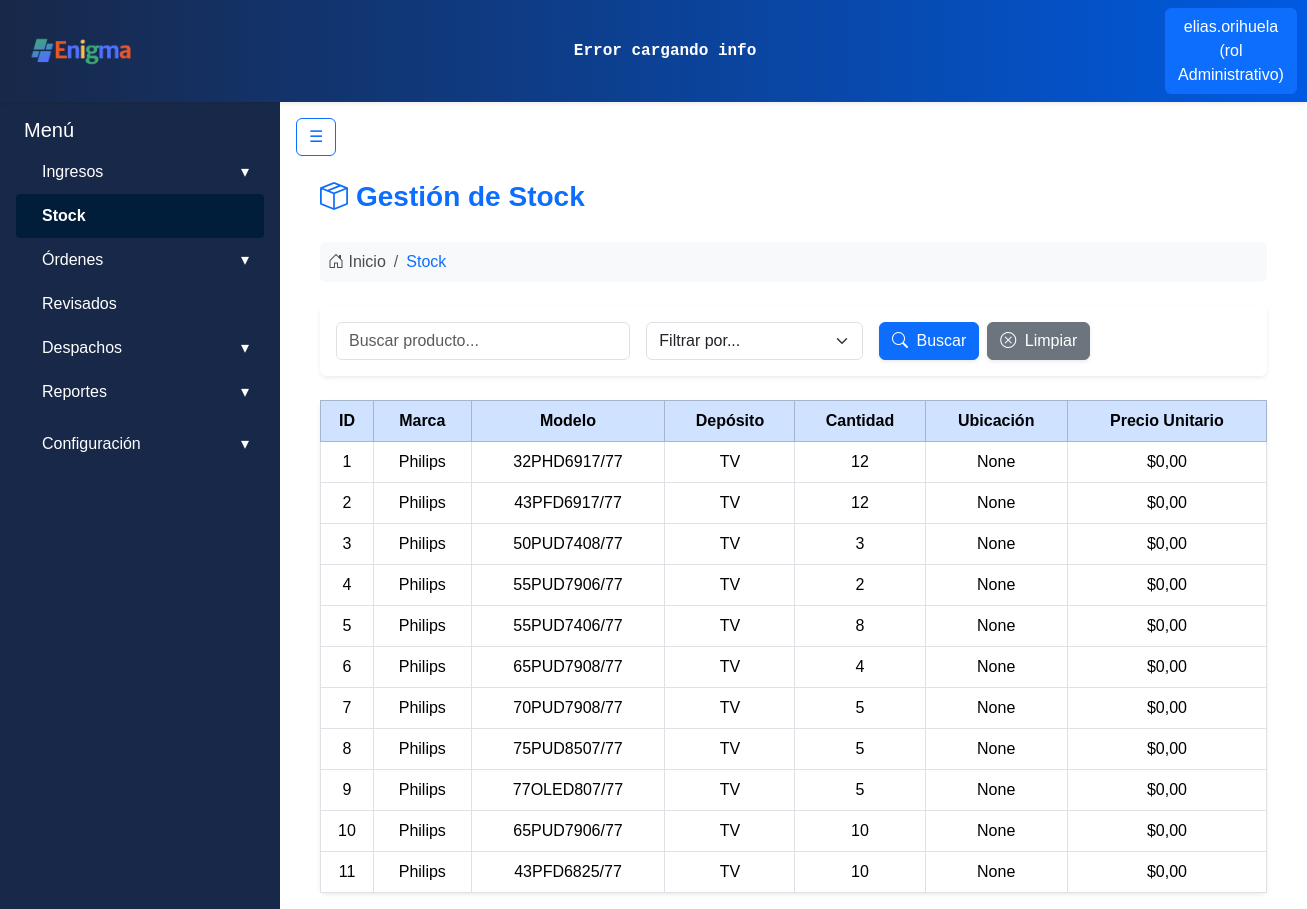
Screenshot of /stock/stock/ (signed in) with the database file from the repository.
### apps/usuarios/models.py (models this page shows, shortened)
class Usuarios(AbstractBaseUser):
    username = models.CharField('Nombre de usuario', unique= True, max_length=60)
    email = models.EmailField('Correo electronico', max_length=254, unique= True)
    nombre = models.CharField(max_length=50)
    apellido = models.CharField(max_length=50)
    rol = models.ForeignKey(Roles, on_delete=models.CASCADE)
    activo = models.BooleanField(default=True)
    is_admin = models.BooleanField(default = False)
    is_superuser = models.BooleanField(default=False)
    is_staff = models.BooleanField(default=False)
    objects = UsuariosManager()
    USERNAME_FIELD = 'username'
    REQUIRED_FIELDS = ['nombre', 'apellido', 'email'] #campos necesarios para crear la cuenta por consola

class Roles(models.Model):
    id = models.AutoField(primary_key=True)
    nombre = models.CharField(max_length=50)
    def __str__(self):
        return self.nombre

### apps/stock/models.py (models this page shows, shortened)
class StockProductos(models.Model):
    id = models.AutoField(primary_key=True)
    producto_id = models.ForeignKey('ingresos.Productos', on_delete=models.CASCADE)
    deposito_id = models.ForeignKey('stock.Depositos', on_delete=models.CASCADE)
    cantidad_total = models.IntegerField()
    ubicacion = models.CharField(max_length=100, blank=True, null=True)
    precio_unitario = models.DecimalField(max_digits=10, decimal_places=2, default=0.00)

class Depositos(models.Model):
    id = models.AutoField(primary_key=True)
    nombre = models.CharField(max_length=50)

### apps/ingresos/models.py (models this page shows, shortened)
class Productos(models.Model):
    id = models.AutoField(primary_key=True)
    marca = models.CharField(max_length=30)
    modelo = models.CharField(max_length=50, unique=True)

### apps/stock/views.py (the view, shortened to what this page needs)
# urls.py: path('stock/', login_required(StockView.as_view()), name="stock"),
class StockView(LoginRequiredMixin, View):
    def get(self, request):
        productos = StockProductos.objects.select_related('producto_id', 'deposito_id').all()
        busqueda = request.GET.get('busqueda')
        filtro = request.GET.get('filtro')
        return render(request, 'stock.html', {
            'productos': productos,
            'show_navbar': True
        })

### apps/stock/templates/stock.html (shortened to what this page needs)
{% extends "base.html" %}
{% block content %}
<div class="container-fluid px-4 mt-3">
    <div class="d-flex align-items-center mb-4">
        <i class="bi bi-box-seam fs-3 text-primary me-2"></i>
        <h3 class="fw-bold text-primary m-0">Gestión de Stock</h3>
    </div>
    <nav aria-label="breadcrumb" class="mb-4">
        <ol class="breadcrumb bg-light rounded p-2">
            <li class="breadcrumb-item">
                <i class="bi bi-house-door"></i> Inicio
            </li>
            <li class="breadcrumb-item text-primary" aria-current="page">Stock</li>
        </ol>
    </nav>
    <div class="card shadow-sm border-0 mb-4">
        <div class="card-body">
            <form method="get" class="row g-3 align-items-center">
                <div class="col-md-4 col-sm-6">
                    <input type="text" name="busqueda" class="form-control"
                           placeholder="Buscar producto..." value="{{ request.GET.busqueda }}">
                </div>
                <div class="col-md-3 col-sm-6">
                    <select name="filtro" class="form-select">
                        <option value="">Filtrar por...</option>
                    </select>
                </div>
                <div class="col-md-5 col-sm-12 d-flex gap-2 justify-content-md-start justify-content-sm-center">
                    <button type="submit" class="btn btn-primary shadow-sm">
                        <i class="bi bi-search me-1"></i> Buscar
                    </button>
                    <a href="{% url 'stock' %}" class="btn btn-secondary shadow-sm">
                        <i class="bi bi-x-circle me-1"></i> Limpiar
                    </a>
                </div>
            </form>
        </div>
    </div>
    <div class="card shadow-sm border-0">
        <div class="card-body p-0">
            <table class="table table-bordered table-hover m-0 align-middle text-center">
                <thead class="table-primary">
                    <tr>
                        <th>ID</th>
                        <th>Marca</th>
                        <th>Modelo</th>
                        <th>Depósito</th>
                        <th>Cantidad</th>
                        <th>Ubicación</th>
                        <th>Precio Unitario</th>
                    </tr>
                </thead>
                <tbody>
                    {% for producto in productos %}
                    <tr>
                        <td>{{ producto.id }}</td>
                        <td>{{ producto.producto_id.marca }}</td>
                        <td>{{ producto.producto_id.modelo }}</td>
                        <td>{{ producto.deposito_id.nombre }}</td>
                        <td>{{ producto.cantidad_total }}</td>
                        <td>{{ producto.ubicacion }}</td>
                        <td>${{ producto.precio_unitario }}</td>
                    </tr>
                    {% empty %}
                    <tr>
                        <td colspan="7" class="text-muted py-4">No se encontraron productos.</td>
                    </tr>
                    {% endfor %}
                </tbody>
            </table>
        </div>
    </div>
</div>
{% endblock %}

### templates/includes/header.html (shortened to what this page needs)
{% load static %}
<nav class="navbar navbar-expand-lg shadow-sm navbar-gradient">
  <div class="container-fluid">
    <a class="navbar-brand d-flex align-items-center" href="{% url 'core:dashboard' %}">
      <div class="card-header p-0 bg-transparent border-0">
        <img class="logo_form" src="{% static 'img/enigmaLogoNuevo.png' %}" alt="Enigma Logo">
      </div>
    </a>
    <div class="mx-auto text-center d-none d-lg-block">
        <div class="ticker-container text-white py-1 px-2 rounded">
            <div class="ticker" id="ticker-api">
            </div>
        </div>
    </div>
    <div class="d-flex ms-auto">
      {% if user.is_authenticated %}
        <div class="dropdown">
          <a class="btn btn-primary" href="#" role="button" id="dropdownUser" data-bs-toggle="dropdown" aria-expanded="false">
            {{ user.username }} (rol {{ user.rol }})
          </a>
        </div>
      {% else %}
        <a href="{% url 'usuarios:register' %}" class="btn btn-outline-primary me-2">Registrarse</a>
        <a href="{% url 'usuarios:login' %}" class="btn btn-outline-success">Login</a>
      {% endif %}
    </div>
  </div>
</nav>

### static/css/style.css (style rules this page uses)
:root { --color-bg-navbar-solid:linear-gradient(90deg, #182848 0%, #005ae1 100%); }
.navbar-gradient { background: var(--color-bg-navbar-solid); }
.logo_form { width: auto; height: 40px; margin-right: 10px; margin-left: 0.8rem; }
body { font-family: Arial, sans-serif; color: #4b4b4b; }
.ticker-container { color: #E0F2FE; overflow: hidden; white-space: nowrap; position: relative; width: 1000px; font-weight: bold; font-family: monospace; border-radius: 0.25rem; }
.ticker { display: inline-block; white-space: nowrap; animation: scrollTicker 50s linear infinite; }

### rows the page displays
Usuarios: username "elias.orihuela", rol "Administrativo"
StockProductos: id "1", producto_id.marca "Philips", producto_id.modelo "32PHD6917/77", deposito_id.nombre "TV", cantidad_total "12", ubicacion "None", precio_unitario "0,00"
StockProductos: id "2", producto_id.marca "Philips", producto_id.modelo "43PFD6917/77", deposito_id.nombre "TV", cantidad_total "12", ubicacion "None", precio_unitario "0,00"
StockProductos: id "3", producto_id.marca "Philips", producto_id.modelo "50PUD7408/77", deposito_id.nombre "TV", cantidad_total "3", ubicacion "None", precio_unitario "0,00"
StockProductos: id "4", producto_id.marca "Philips", producto_id.modelo "55PUD7906/77", deposito_id.nombre "TV", cantidad_total "2", ubicacion "None", precio_unitario "0,00"
StockProductos: id "5", producto_id.marca "Philips", producto_id.modelo "55PUD7406/77", deposito_id.nombre "TV", cantidad_total "8", ubicacion "None", precio_unitario "0,00"
StockProductos: id "6", producto_id.marca "Philips", producto_id.modelo "65PUD7908/77", deposito_id.nombre "TV", cantidad_total "4", ubicacion "None", precio_unitario "0,00"
StockProductos: id "7", producto_id.marca "Philips", producto_id.modelo "70PUD7908/77", deposito_id.nombre "TV", cantidad_total "5", ubicacion "None", precio_unitario "0,00"
StockProductos: id "8", producto_id.marca "Philips", producto_id.modelo "75PUD8507/77", deposito_id.nombre "TV", cantidad_total "5", ubicacion "None", precio_unitario "0,00"
StockProductos: id "9", producto_id.marca "Philips", producto_id.modelo "77OLED807/77", deposito_id.nombre "TV", cantidad_total "5", ubicacion "None", precio_unitario "0,00"
StockProductos: id "10", producto_id.marca "Philips", producto_id.modelo "65PUD7906/77", deposito_id.nombre "TV", cantidad_total "10", ubicacion "None", precio_unitario "0,00"
StockProductos: id "11", producto_id.marca "Philips", producto_id.modelo "43PFD6825/77", deposito_id.nombre "TV", cantidad_total "10", ubicacion "None", precio_unitario "0,00"
